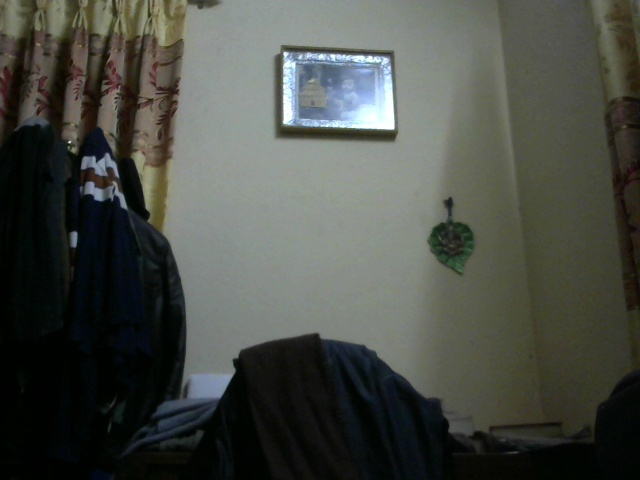
#> input picture left_Frame.jpg, 640 x 480 px, found by its file name
$ jupyter execute --allow-errors 'SIFT Feature Detection and Correspondence.ipynb'
#> lines starting #> are read from the running program, lines starting #| are printed output that depends on the picture
[cell 1]
import cv2
import numpy as np
import matplotlib.pyplot as plt
import scipy.io as io

[cell 2]
imgLEF = cv2.imread('images/left_Frame.jpg')
#> imgLEF is the input picture: shape (480, 640, 3); mean B, G, R 70.2, 76.5, 73.4
imgRIG = cv2.imread('images/right_Frame.jpg')
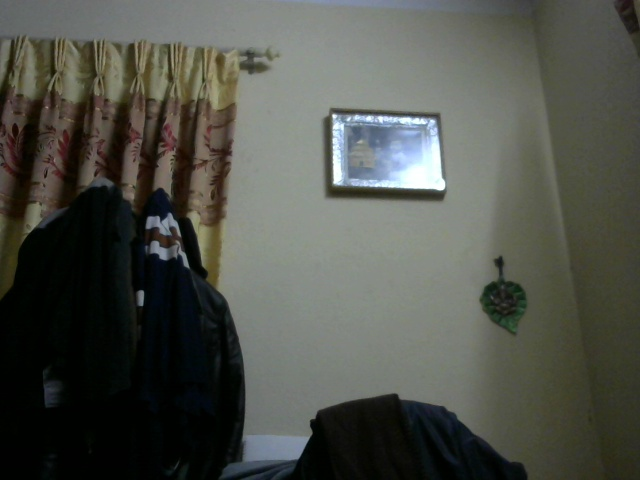
#> input picture right_Frame.jpg, 640 x 480 px, found by its file name
#> imgRIG is the input picture: shape (480, 640, 3); mean B, G, R 74.5, 81.7, 79.4

[cell 3]
imgLEF = cv2.cvtColor(imgLEF, cv2.COLOR_BGR2RGB)
imgRIG = cv2.cvtColor(imgRIG, cv2.COLOR_BGR2RGB)

[cell 4]
plt.imshow(imgLEF)
plt.show()
plt.imshow(imgRIG)
plt.show()

[cell 5]
def detectAndDescribe(image, method=None):
    """
    Compute key points and feature descriptors using an specific method
    """
#> called with method = 'sift'

    assert method is not None, "You need to define a feature detection method. Values are: 'sift', 'surf'"

    # detect and extract features from the image
    if method == 'sift':
        descriptor = cv2.xfeatures2d.SIFT_create()
    elif method == 'surf':
        descriptor = cv2.xfeatures2d.SURF_create()
    elif method == 'brisk':
        descriptor = cv2.BRISK_create()
    elif method == 'orb':
        descriptor = cv2.ORB_create()

    # get keypoints and descriptors
    (kps, features) = descriptor.detectAndCompute(image, None)
#> kps = 442 keypoints; strongest (x, y, size): (289, 118, 9.3), (285, 54, 3.3), (321, 56, 4.4), (375, 111, 25.9)

    return (kps, features)

[cell 6]
kpsl, featuresl = detectAndDescribe(imgLEF, 'sift')
#> kpsl has the same summary as kps in detectAndDescribe
kpsr, featuresr = detectAndDescribe(imgRIG, 'sift')
#> in detectAndDescribe (call 2), `(kps, features) = descriptor.detectAndCompute(image, None)`: kps = 469 keypoints; strongest (x, y, size): (338, 178, 8.8), (334, 116, 3.1), (420, 166, 32.6), (369, 118, 4.6)
#> kpsr has the same summary as kps in detectAndDescribe
img1 = cv2.drawKeypoints(imgLEF, kpsl, None, flags=cv2.DRAW_MATCHES_FLAGS_DRAW_RICH_KEYPOINTS)
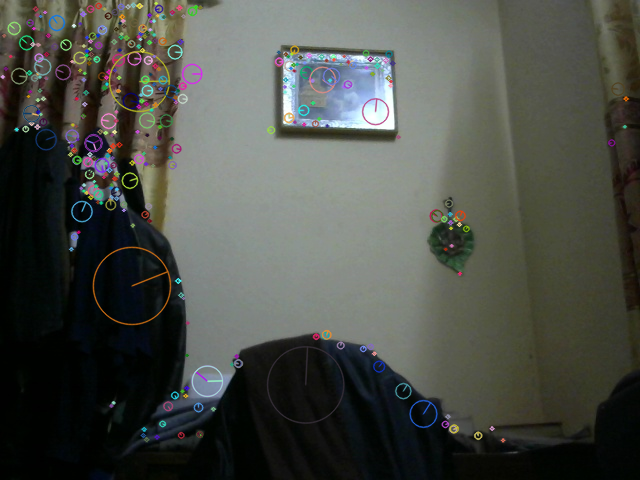
#> img1: shape (480, 640, 3); mean R, G, B 74.8, 77.7, 71.6
plt.imshow(img1)
plt.show()
img2 = cv2.drawKeypoints(imgRIG, kpsr, None, flags=cv2.DRAW_MATCHES_FLAGS_DRAW_RICH_KEYPOINTS)
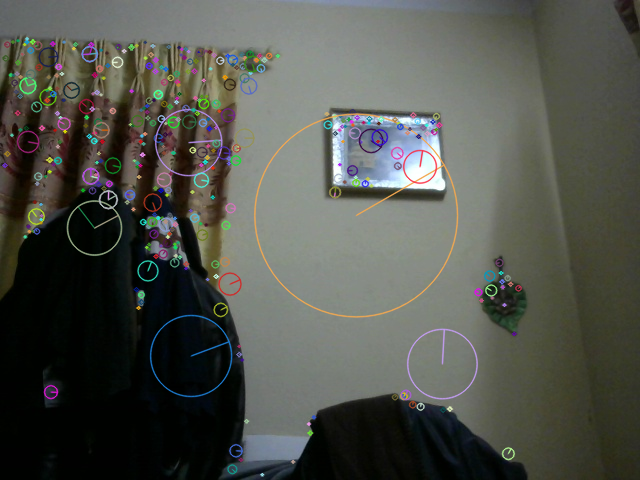
#> img2: shape (480, 640, 3); mean R, G, B 80.9, 83.1, 76.3
plt.imshow(img2)
plt.show()

[cell 7]
def createMatcher(method,crossCheck):
    "Create and return a Matcher Object"

    if method == 'sift' or method == 'surf':
        bf = cv2.BFMatcher(cv2.NORM_L2, crossCheck=crossCheck)
    elif method == 'orb' or method == 'brisk':
        bf = cv2.BFMatcher(cv2.NORM_HAMMING, crossCheck=crossCheck)
    return bf

[cell 8]
bf = createMatcher('sift', True)
matches = bf.match(featuresl, featuresr)
#> matches = 236 matches
matches = sorted(matches, key = lambda x:x.distance)
print(len(matches))
#| 236
matching_result = cv2.drawMatches(imgLEF, kpsl, imgRIG, kpsr, matches[:(int(len(matches)/1.6))], None, flags=2)
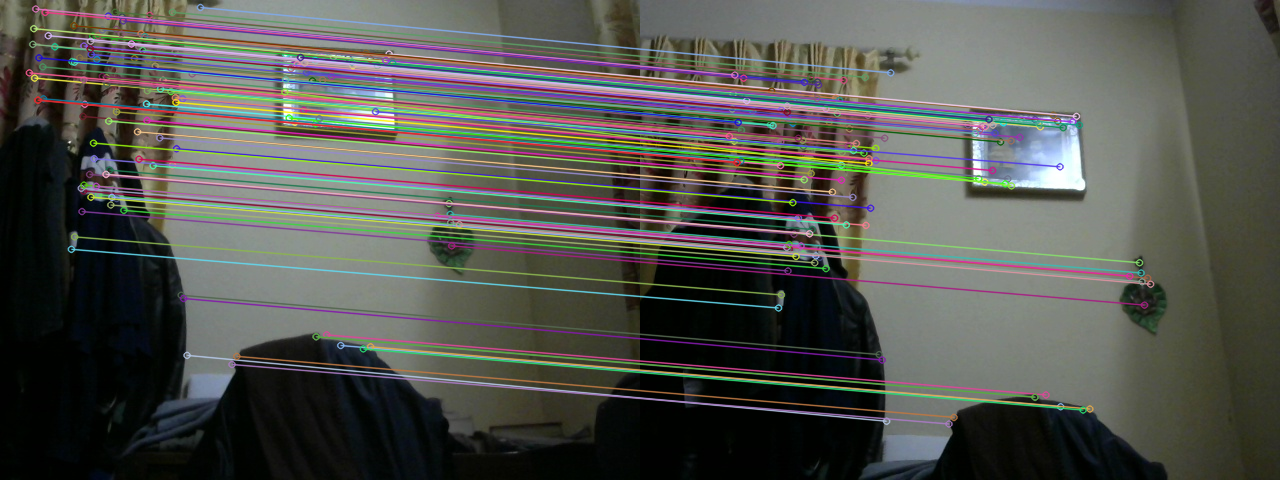
#> matching_result: shape (480, 1280, 3); mean R, G, B 83.3, 84.3, 79
plt.figure(figsize=(20,10))
plt.imshow(matching_result)
plt.show()

[cell 9]
list_kp1 = []
list_kp2 = []

# For each match...
for mat in matches:

    # Get the matching keypoints for each of the images
    img1_idx = mat.queryIdx
    img2_idx = mat.trainIdx

    # x - columns
    # y - rows
    # Get the coordinates
    (x1,y1) = kpsl[img1_idx].pt
    (x2,y2) = kpsr[img2_idx].pt

    # Append to each list
    list_kp1.append((x1, y1))
    list_kp2.append((x2, y2))
#> this loop made 236 passes
#> (img1_idx, img2_idx, x1, y1, x2, y2) on passes 1 to 3: (311, 359, 191.8, 73.45, 244.2, 137.7), (380, 436, 340.2, 345, 420.1, 406.2), (53, 159, 70.87, 248.8, 138.1, 307.5)
#> after the loop, list_kp1 = 236 pairs, first value 3.68 to 625.7, second value 4.71 to 440; list_kp2 = 236 pairs, first value 17.22 to 518, second value 47.13 to 468.8

[cell 10]
x1=[i[0] for i in list_kp1[0:150]]
#> x1 = 150 values, max 458.9 at index 107, min 28.87 at index 128, mean 184.2
y1=[i[1] for i in list_kp1[0:150]]
#> y1 = 150 values, max 364 at index 145, min 7.02 at index 99, mean 112.3
x2=[i[0] for i in list_kp2[0:150]]
#> x2 = 150 values, max 510.1 at index 107, min 88.87 at index 128, mean 240.8
y2=[i[1] for i in list_kp2[0:150]]
#> y2 = 150 values, max 423.5 at index 145, min 72.38 at index 99, mean 174.3

[cell 11]
x1
#> Out has the same summary as x1

[cell 12]
plt.imshow(imgLEF)
plt.scatter(x1, y1)
plt.show()
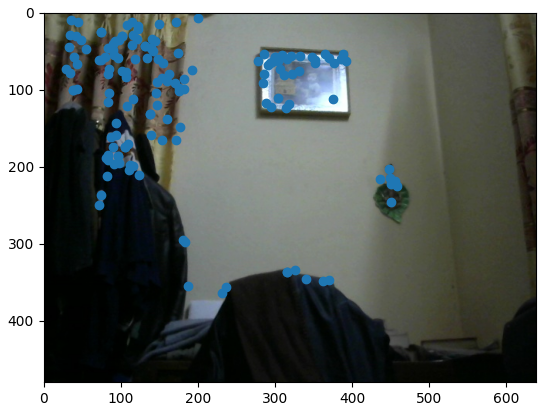
#> figure drawn by matplotlib, 1 panel
plt.imshow(imgRIG)
plt.scatter(x2, y2)
plt.show()
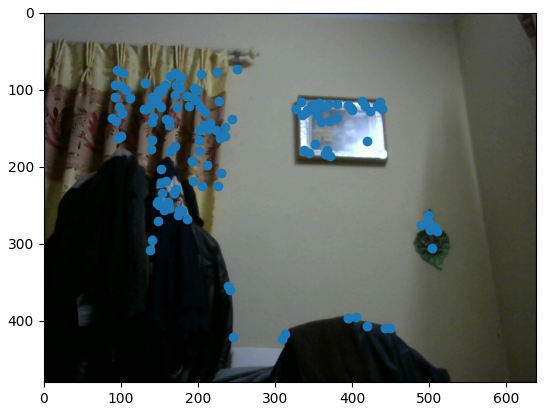
#> figure drawn by matplotlib, 1 panel

[cell 13]
io.savemat('sift_matches.mat', {'x1':x1, 'y1':y1, 'x2':x2, 'y2':y2})

#> (a cell that did not finish here is left out)

#> (a cell that did not finish here is left out)

#> (a cell that did not finish here is left out)

[cell 17]
x1
#> Out has the same summary as x1
